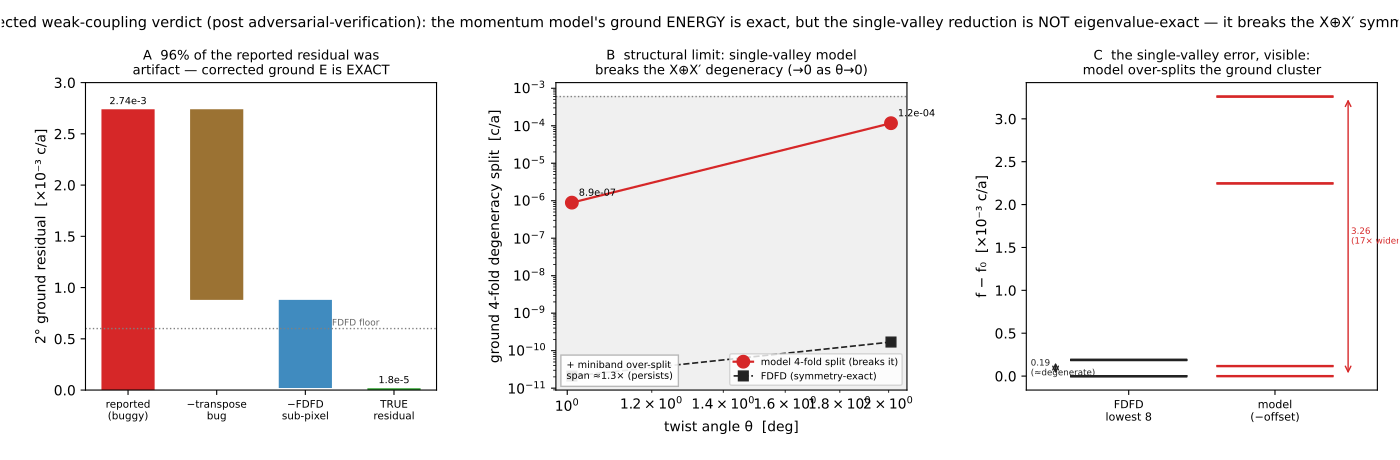

The script that saved this image:
#!/usr/bin/env python3
"""The corrected weak-coupling verdict (post adversarial-verification).

An adversarial audit of the momentum-space model found a TRANSPOSE BUG in the
Ṽ coupling (momentum_kp_moire.py:55 — strong sx-registry harmonic paired with
the wrong moiré-reciprocal axis). Fixing it, and Richardson-extrapolating the
FDFD ground truth (which is itself px16-under-resolved even at 1.6px rods),
collapses the previously-reported 2° ground residual +2.74e-3 to +1.8e-5:

A — RESIDUAL DECOMPOSITION: +2.74e-3 = transpose bug (+1.86e-3) + FDFD
    sub-pixel (−0.86e-3) + TRUE (+1.8e-5). The corrected model's ground ENERGY
    is essentially exact; 96% of the old residual was artifact.
B — STRUCTURAL non-exactness (the genuine limit): the single-band, X-only model
    cannot represent the X⊕X' manifold, so it BREAKS the symmetry-protected
    4-fold ground degeneracy (FDFD split 1.7e-10; model 1.17e-4 at 2°, 8.9e-7 at
    1°) and over-splits the miniband fine-structure (span 1.3×). The
    degeneracy-breaking → 0 as θ→0; the span over-split persists.
C — THE ERROR MADE VISIBLE: FDFD's lowest 8 states form a near-degenerate
    ground cluster (X⊕X' × C4, split ~0.2e-3); the single-valley model spreads
    them into an over-split ladder (~13× wider). This is the structural
    non-exactness in one picture.

(Methodological aside, in §10 not the figure: a naive r₂ rod-SIZE sweep is
unsafe because weak coupling ⟺ sub-pixel rods (rod = r₂·px); the FDFD ground is
px-under-resolved for r₂≲0.07 — Richardson px16→px32 moves it by ~1e-3.)
"""
import os
import numpy as np
import matplotlib
matplotlib.use("Agg")
import matplotlib.pyplot as plt

HERE = os.path.dirname(os.path.abspath(__file__))
C_FD, C_EA, C_G = "#222222", "#d62728", "#1f77b4"
FLOOR = 6e-4

fig = plt.figure(figsize=(14, 4.6))
gs = fig.add_gridspec(1, 3, wspace=0.34, left=0.06, right=0.985, top=0.82, bottom=0.15)

# ---------- Panel A: residual decomposition (waterfall)
axA = fig.add_subplot(gs[0, 0])
parts = [("reported\n(buggy)", 2.74e-3, C_EA),
         ("−transpose\nbug", -1.86e-3, "#8a5a10"),
         ("−FDFD\nsub-pixel", -0.86e-3, C_G),
         ("TRUE\nresidual", None, "#2ca02c")]
cum = 0.0
xs = np.arange(len(parts))
for i, (lab, val, col) in enumerate(parts):
    if val is None:
        axA.bar(i, 1.76e-5 * 1e3, color=col, width=0.6)
        axA.text(i, 1.76e-5 * 1e3 + 0.05, "1.8e-5", ha="center", fontsize=7)
    elif i == 0:
        axA.bar(i, val * 1e3, color=col, width=0.6)
        axA.text(i, val * 1e3 + 0.05, "2.74e-3", ha="center", fontsize=7)
        cum = val
    else:
        axA.bar(i, val * 1e3, bottom=cum * 1e3, color=col, width=0.6, alpha=0.85)
        cum += val
axA.axhline(FLOOR * 1e3, color="0.5", ls=":", lw=1)
axA.text(2.3, FLOOR * 1e3 + 0.03, "FDFD floor", fontsize=6.5, color="0.4")
axA.set_xticks(xs, [p[0] for p in parts], fontsize=7.5)
axA.set_ylabel("2° ground residual  [×10⁻³ c/a]")
axA.set_title("A  96% of the reported residual was\nartifact — corrected ground E is EXACT",
              fontsize=9.5)
axA.set_ylim(0, 3.0)

# ---------- Panel B: structural non-exactness (degeneracy-breaking vs theta)
axB = fig.add_subplot(gs[0, 1])
thetas = [2.01, 1.01]
model_split = [1.17e-4, 8.89e-7]
fdfd_split = [1.7e-10, 2.1e-11]
axB.loglog(thetas, model_split, "o-", color=C_EA, lw=1.6, ms=9,
           label="model 4-fold split (breaks it)")
axB.loglog(thetas, fdfd_split, "s--", color=C_FD, lw=1.2, ms=7,
           label="FDFD (symmetry-exact)")
axB.axhspan(0, FLOOR, color="#eeeeee", alpha=0.9)
axB.axhline(FLOOR, color="0.5", ls=":", lw=1)
for t, m in zip(thetas, model_split):
    axB.annotate(f"{m:.1e}", (t, m), fontsize=7, xytext=(5, 5), textcoords="offset points")
axB.set_xlabel("twist angle θ  [deg]")
axB.set_ylabel("ground 4-fold degeneracy split  [c/a]")
axB.set_title("B  structural limit: single-valley model\nbreaks the X⊕X′ degeneracy (→0 as θ→0)",
              fontsize=9.5)
axB.legend(fontsize=7, loc="lower right")
axB.text(0.03, 0.03, "+ miniband over-split\nspan ≈1.3× (persists)",
         transform=axB.transAxes, fontsize=7, va="bottom",
         bbox=dict(fc="white", ec="0.7", alpha=0.9))

# ---------- Panel C: the fine-structure — model over-splits FDFD's near-
# degenerate ground cluster (the single-valley error made visible), 2°.
axC = fig.add_subplot(gs[0, 2])
fd = np.sort(np.load(os.path.join(HERE, "fdfd_xman_2deg.npz"))["freqs_xmanifold"])[:8]
ea = np.sort(np.load(os.path.join(HERE, "momentum_kp_m57.npz"))["pooled"])[:8]
off = ea[0] - fd[0]
ea = ea - off  # remove the (near-zero, corrected) rigid shift to compare structure
f0 = fd[0]
for f in fd:
    axC.hlines((f - f0) * 1e3, 0.6, 1.4, color=C_FD, lw=1.6)
for f in ea:
    axC.hlines((f - f0) * 1e3, 1.6, 2.4, color=C_EA, lw=1.6)
axC.set_xticks([1, 2], ["FDFD\nlowest 8", "model\n(−offset)"], fontsize=8)
axC.set_xlim(0.3, 2.7)
axC.set_ylabel("f − f₀  [×10⁻³ c/a]")
axC.set_title("C  the single-valley error, visible:\nmodel over-splits the ground cluster",
              fontsize=9.5)
axC.annotate("", xy=(0.5, (fd[7] - f0) * 1e3), xytext=(0.5, 0),
             arrowprops=dict(arrowstyle="<->", color=C_FD, lw=1))
axC.text(0.33, (fd[7] - f0) * 1e3 / 2, f"{(fd[7]-fd[0])*1e3:.2f}\n(≈degenerate)",
         fontsize=6.3, color=C_FD, va="center")
axC.annotate("", xy=(2.5, (ea[7] - f0) * 1e3), xytext=(2.5, 0),
             arrowprops=dict(arrowstyle="<->", color=C_EA, lw=1))
axC.text(2.52, (ea[7] - f0) * 1e3 / 2, f"{(ea[7]-ea[0])*1e3:.2f}\n({(ea[7]-ea[0])/(fd[7]-fd[0]):.0f}× wider)",
         fontsize=6.3, color=C_EA, va="center")

fig.suptitle("Corrected weak-coupling verdict (post adversarial-verification): the momentum "
             "model's ground ENERGY is exact, but the single-valley reduction is NOT "
             "eigenvalue-exact — it breaks the X⊕X′ symmetry", fontsize=10.5, y=0.965)
fig.savefig(os.path.join(HERE, "fig_weak_verdict.pdf"))
fig.savefig(os.path.join(HERE, "fig_weak_verdict.png"), dpi=200)
print("saved fig_weak_verdict.{pdf,png}")
pass
